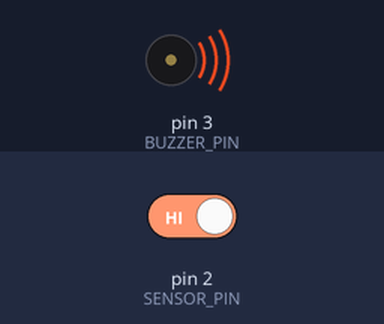
The sketch below on a simulated Arduino Uno, built with avr-gcc and run on an emulated ATmega328P. On the bench: buzzer (waves = sounding). The inputs (shaded band) are chosen by the test bench; at power-on: pin 2 (SENSOR_PIN) HIGH.

Above: at 0.1 s.
Timing chart, 0 to 1.6 s (numbered marks = the images above):
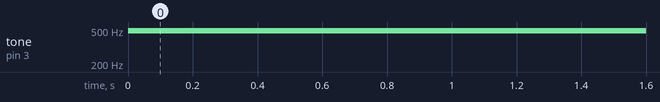

The sketch:

Vibration_Sensor.ino
```cpp
#define SENSOR_PIN 2
#define BUZZER_PIN 3

void setup()
{
  pinMode(SENSOR_PIN, INPUT);
  //Serial.begin(9600);
}

void loop()
{
  //If there is no vibration then the sensor value will be 0 else the value will be 1
  int sensorValue = digitalRead(SENSOR_PIN);
  //Serial.println(sensorValue);
  //There is fire
  if (sensorValue == LOW)
  {
    analogWrite(BUZZER_PIN, 0);
  }
  else
  {
    //If vibration then turn on the buzzer
    analogWrite(BUZZER_PIN, 50);
  }
  //You can add delay between reading
  delay(100);
}
```

Measured:
- by itself, tone on pin 3 (BUZZER_PIN): silent → 490 Hz at 0.00 s
